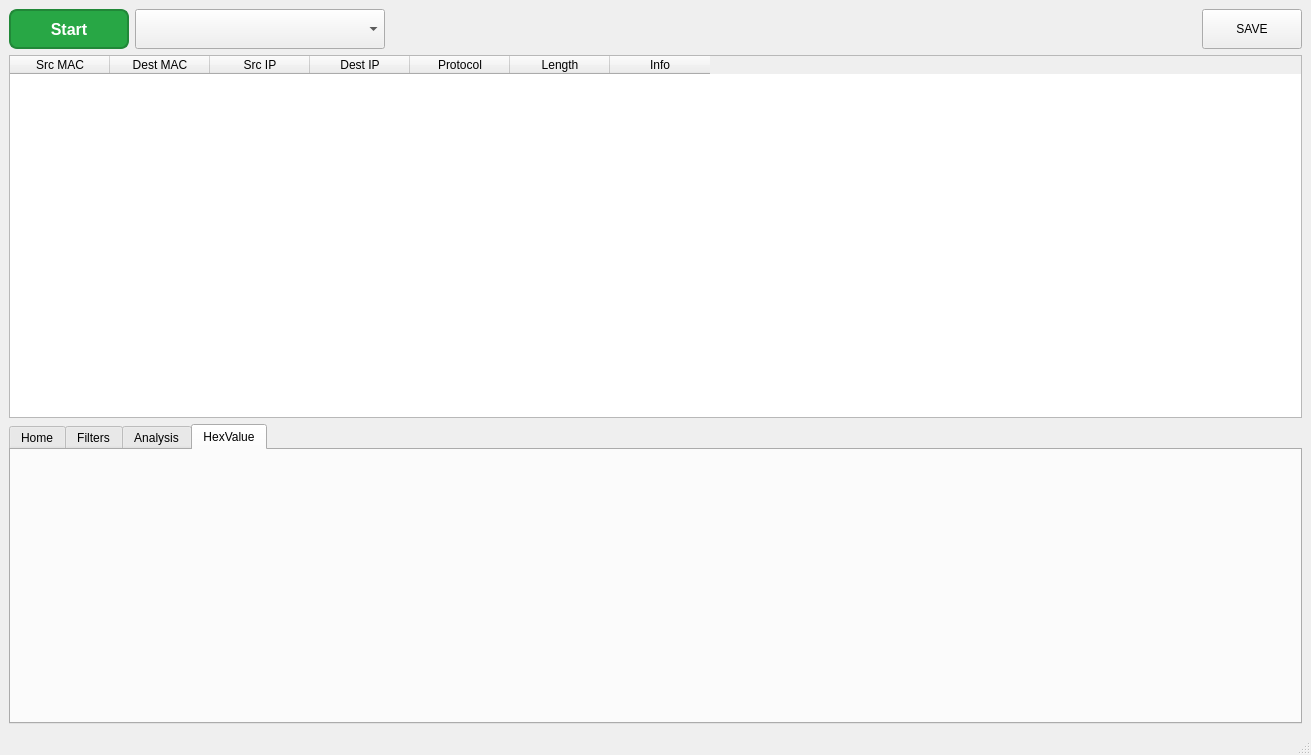
<?xml version="1.0" encoding="UTF-8"?>
<ui version="4.0">
 <class>MainWindow</class>
 <widget class="QMainWindow" name="MainWindow">
  <property name="geometry">
   <rect>
    <x>0</x>
    <y>0</y>
    <width>1311</width>
    <height>755</height>
   </rect>
  </property>
  <property name="windowTitle">
   <string>MainWindow</string>
  </property>
  <widget class="QWidget" name="centralwidget">
   <layout class="QVBoxLayout" name="verticalLayout_main">
    <item>
     <layout class="QHBoxLayout" name="topControlsLayout">
      <item>
       <widget class="QPushButton" name="startButton">
        <property name="minimumSize">
         <size>
          <width>120</width>
          <height>40</height>
         </size>
        </property>
        <property name="styleSheet">
         <string notr="true">QPushButton {
    background-color: #28a745;
    color: white;
    font-size: 16px;
    font-weight: bold;
    padding: 10px;
    border-radius: 8px;
    border: 2px solid #218838;
}
QPushButton:hover {
    background-color: #218838;
}
QPushButton:pressed {
    background-color: #1e7e34;
}
</string>
        </property>
        <property name="text">
         <string>Start</string>
        </property>
       </widget>
      </item>
      <item>
       <widget class="QComboBox" name="deviceComboBox">
        <property name="minimumSize">
         <size>
          <width>250</width>
          <height>40</height>
         </size>
        </property>
       </widget>
      </item>
      <item>
       <spacer name="horizontalSpacer">
        <property name="orientation">
         <enum>Qt::Orientation::Horizontal</enum>
        </property>
        <property name="sizeHint" stdset="0">
         <size>
          <width>40</width>
          <height>20</height>
         </size>
        </property>
       </spacer>
      </item>
      <item>
       <widget class="QPushButton" name="saveButton">
        <property name="minimumSize">
         <size>
          <width>100</width>
          <height>40</height>
         </size>
        </property>
        <property name="text">
         <string>SAVE</string>
        </property>
       </widget>
      </item>
     </layout>
    </item>
    <item>
     <widget class="QTableWidget" name="packetTable">
      <property name="sizePolicy">
       <sizepolicy hsizetype="Expanding" vsizetype="Expanding">
        <horstretch>0</horstretch>
        <verstretch>2</verstretch>
       </sizepolicy>
      </property>
      <property name="editTriggers">
       <set>QAbstractItemView::EditTrigger::NoEditTriggers</set>
      </property>
      <column>
       <property name="text">
        <string>Src MAC</string>
       </property>
      </column>
      <column>
       <property name="text">
        <string>Dest MAC</string>
       </property>
      </column>
      <column>
       <property name="text">
        <string>Src IP</string>
       </property>
      </column>
      <column>
       <property name="text">
        <string>Dest IP</string>
       </property>
      </column>
      <column>
       <property name="text">
        <string>Protocol</string>
       </property>
      </column>
      <column>
       <property name="text">
        <string>Length</string>
       </property>
      </column>
      <column>
       <property name="text">
        <string>Info</string>
       </property>
      </column>
     </widget>
    </item>
    <item>
     <widget class="QTabWidget" name="tabWidget">
      <property name="sizePolicy">
       <sizepolicy hsizetype="Expanding" vsizetype="Expanding">
        <horstretch>0</horstretch>
        <verstretch>1</verstretch>
       </sizepolicy>
      </property>
      <property name="minimumSize">
       <size>
        <width>0</width>
        <height>300</height>
       </size>
      </property>
      <property name="maximumSize">
       <size>
        <width>16777215</width>
        <height>16777215</height>
       </size>
      </property>
      <property name="currentIndex">
       <number>3</number>
      </property>
      <widget class="QWidget" name="tab1">
       <attribute name="title">
        <string>Home</string>
       </attribute>
       <layout class="QHBoxLayout" name="horizontalLayout_tab1">
        <item>
         <widget class="QGroupBox" name="groupBox_19">
          <property name="enabled">
           <bool>true</bool>
          </property>
          <property name="sizePolicy">
           <sizepolicy hsizetype="Preferred" vsizetype="Preferred">
            <horstretch>1</horstretch>
            <verstretch>0</verstretch>
           </sizepolicy>
          </property>
          <property name="title">
           <string>Disk </string>
          </property>
          <layout class="QHBoxLayout" name="horizontalLayout_2">
           <item>
            <layout class="QVBoxLayout" name="verticalLayout_4">
             <item>
              <widget class="QLabel" name="label_15">
               <property name="text">
                <string>Disk Capacity</string>
               </property>
              </widget>
             </item>
             <item>
              <widget class="QLabel" name="label_29">
               <property name="text">
                <string>Disk Space</string>
               </property>
              </widget>
             </item>
             <item>
              <widget class="QLabel" name="label_45">
               <property name="text">
                <string>Disk Usage</string>
               </property>
              </widget>
             </item>
             <item>
              <widget class="QLabel" name="label_18">
               <property name="text">
                <string>Saving Path</string>
               </property>
              </widget>
             </item>
            </layout>
           </item>
           <item>
            <layout class="QVBoxLayout" name="verticalLayout_2">
             <item>
              <widget class="QLineEdit" name="diskCapacityLineEdit">
               <property name="enabled">
                <bool>false</bool>
               </property>
              </widget>
             </item>
             <item>
              <widget class="QLineEdit" name="diskSpaceLineEdit">
               <property name="enabled">
                <bool>false</bool>
               </property>
              </widget>
             </item>
             <item>
              <widget class="QLineEdit" name="diskUsageLineEdit">
               <property name="enabled">
                <bool>false</bool>
               </property>
              </widget>
             </item>
             <item>
              <layout class="QHBoxLayout" name="horizontalLayout_30">
               <item>
                <widget class="QLineEdit" name="savingPathLineEdit">
                 <property name="enabled">
                  <bool>false</bool>
                 </property>
                 <property name="readOnly">
                  <bool>true</bool>
                 </property>
                </widget>
               </item>
               <item>
                <widget class="QPushButton" name="browseButton">
                 <property name="cursor">
                  <cursorShape>PointingHandCursor</cursorShape>
                 </property>
                 <property name="text">
                  <string>Browse</string>
                 </property>
                </widget>
               </item>
              </layout>
             </item>
            </layout>
           </item>
          </layout>
         </widget>
        </item>
        <item>
         <widget class="QGroupBox" name="groupBox_20">
          <property name="sizePolicy">
           <sizepolicy hsizetype="Preferred" vsizetype="Preferred">
            <horstretch>1</horstretch>
            <verstretch>0</verstretch>
           </sizepolicy>
          </property>
          <property name="title">
           <string>End capture session</string>
          </property>
          <layout class="QVBoxLayout" name="verticalLayout_37">
           <item>
            <layout class="QHBoxLayout" name="horizontalLayout_32">
             <item>
              <widget class="QLabel" name="label_31">
               <property name="text">
                <string>After :</string>
               </property>
              </widget>
             </item>
             <item>
              <widget class="QSpinBox" name="packetLimitSpinBox">
               <property name="styleSheet">
                <string notr="true"/>
               </property>
               <property name="locale">
                <locale language="English" country="UnitedStates"/>
               </property>
               <property name="maximum">
                <number>1000000</number>
               </property>
               <property name="value">
                <number>1000</number>
               </property>
              </widget>
             </item>
             <item>
              <widget class="QLabel" name="label_32">
               <property name="text">
                <string>Packets</string>
               </property>
              </widget>
             </item>
            </layout>
           </item>
           <item>
            <layout class="QHBoxLayout" name="horizontalLayout_41">
             <item>
              <widget class="QLabel" name="label_30">
               <property name="text">
                <string>After :</string>
               </property>
              </widget>
             </item>
             <item>
              <widget class="QSpinBox" name="byteLimitSpinBox">
               <property name="locale">
                <locale language="English" country="UnitedStates"/>
               </property>
               <property name="maximum">
                <number>1024</number>
               </property>
               <property name="value">
                <number>1024</number>
               </property>
              </widget>
             </item>
             <item>
              <widget class="QLabel" name="label_33">
               <property name="text">
                <string>MegaByte</string>
               </property>
              </widget>
             </item>
            </layout>
           </item>
          </layout>
         </widget>
        </item>
        <item>
         <widget class="QGroupBox" name="groupBox_29">
          <property name="sizePolicy">
           <sizepolicy hsizetype="Preferred" vsizetype="Preferred">
            <horstretch>1</horstretch>
            <verstretch>0</verstretch>
           </sizepolicy>
          </property>
          <property name="title">
           <string>Network basic informations</string>
          </property>
          <layout class="QHBoxLayout" name="horizontalLayout_39">
           <item>
            <layout class="QHBoxLayout" name="horizontalLayout_3">
             <item>
              <layout class="QVBoxLayout" name="verticalLayout_38">
               <item>
                <widget class="QLabel" name="label_24">
                 <property name="text">
                  <string>Adapter name:</string>
                 </property>
                </widget>
               </item>
               <item>
                <widget class="QLabel" name="label_22">
                 <property name="text">
                  <string>IP:</string>
                 </property>
                </widget>
               </item>
               <item>
                <widget class="QLabel" name="label_23">
                 <property name="text">
                  <string>MAC Address: </string>
                 </property>
                </widget>
               </item>
              </layout>
             </item>
             <item>
              <layout class="QVBoxLayout" name="verticalLayout_39">
               <item>
                <widget class="QLineEdit" name="l1">
                 <property name="enabled">
                  <bool>false</bool>
                 </property>
                 <property name="readOnly">
                  <bool>true</bool>
                 </property>
                </widget>
               </item>
               <item>
                <widget class="QLineEdit" name="l2">
                 <property name="enabled">
                  <bool>false</bool>
                 </property>
                 <property name="readOnly">
                  <bool>true</bool>
                 </property>
                </widget>
               </item>
               <item>
                <widget class="QLineEdit" name="macaddress">
                 <property name="enabled">
                  <bool>false</bool>
                 </property>
                 <property name="readOnly">
                  <bool>true</bool>
                 </property>
                </widget>
               </item>
              </layout>
             </item>
            </layout>
           </item>
          </layout>
         </widget>
        </item>
       </layout>
      </widget>
      <widget class="QWidget" name="tab2">
       <attribute name="title">
        <string>Filters</string>
       </attribute>
       <layout class="QHBoxLayout" name="horizontalLayout_tab2">
        <item>
         <widget class="QGroupBox" name="groupBox_7">
          <property name="sizePolicy">
           <sizepolicy hsizetype="Preferred" vsizetype="Preferred">
            <horstretch>1</horstretch>
            <verstretch>0</verstretch>
           </sizepolicy>
          </property>
          <property name="title">
           <string>Fixed IP Address</string>
          </property>
          <layout class="QGridLayout" name="gridLayout_7">
           <item row="3" column="0">
            <layout class="QVBoxLayout" name="verticalLayout_8">
             <item>
              <layout class="QVBoxLayout" name="verticalLayout_9">
               <item>
                <widget class="QListWidget" name="ipListWidget"/>
               </item>
               <item>
                <layout class="QHBoxLayout" name="horizontalLayout_5">
                 <item>
                  <widget class="QLineEdit" name="ipOctet1">
                   <property name="maxLength">
                    <number>3</number>
                   </property>
                  </widget>
                 </item>
                 <item>
                  <widget class="QLineEdit" name="ipOctet2">
                   <property name="maxLength">
                    <number>3</number>
                   </property>
                  </widget>
                 </item>
                 <item>
                  <widget class="QLineEdit" name="ipOctet3">
                   <property name="maxLength">
                    <number>3</number>
                   </property>
                  </widget>
                 </item>
                 <item>
                  <widget class="QLineEdit" name="ipOctet4">
                   <property name="maxLength">
                    <number>3</number>
                   </property>
                  </widget>
                 </item>
                </layout>
               </item>
              </layout>
             </item>
             <item>
              <layout class="QHBoxLayout" name="horizontalLayout_7">
               <item>
                <widget class="QPushButton" name="addIpButton">
                 <property name="text">
                  <string>Add</string>
                 </property>
                </widget>
               </item>
               <item>
                <widget class="QPushButton" name="removeIpButton">
                 <property name="text">
                  <string>Delete</string>
                 </property>
                </widget>
               </item>
              </layout>
             </item>
            </layout>
           </item>
           <item row="2" column="0">
            <widget class="QCheckBox" name="eitherCheckBox">
             <property name="text">
              <string>source or destination</string>
             </property>
            </widget>
           </item>
           <item row="1" column="0">
            <widget class="QCheckBox" name="destinationCheckBox">
             <property name="text">
              <string>destination</string>
             </property>
            </widget>
           </item>
           <item row="0" column="0">
            <widget class="QCheckBox" name="sourceCheckBox">
             <property name="text">
              <string>source</string>
             </property>
            </widget>
           </item>
          </layout>
         </widget>
        </item>
        <item>
         <widget class="QGroupBox" name="groupBox_14">
          <property name="sizePolicy">
           <sizepolicy hsizetype="Preferred" vsizetype="Preferred">
            <horstretch>1</horstretch>
            <verstretch>0</verstretch>
           </sizepolicy>
          </property>
          <property name="title">
           <string>Protocol Filter</string>
          </property>
          <layout class="QVBoxLayout" name="verticalLayout_7">
           <item>
            <widget class="QLabel" name="label_9">
             <property name="text">
              <string>Select</string>
             </property>
            </widget>
           </item>
           <item>
            <layout class="QHBoxLayout" name="horizontalLayout_42">
             <item>
              <layout class="QVBoxLayout" name="verticalLayout_5">
               <item>
                <layout class="QHBoxLayout" name="horizontalLayout_18">
                 <item>
                  <layout class="QHBoxLayout" name="horizontalLayout_4">
                   <item>
                    <widget class="QCheckBox" name="tcpCheckBox">
                     <property name="text">
                      <string>TCP</string>
                     </property>
                    </widget>
                   </item>
                   <item>
                    <spacer name="horizontalSpacer_3">
                     <property name="orientation">
                      <enum>Qt::Orientation::Horizontal</enum>
                     </property>
                     <property name="sizeHint" stdset="0">
                      <size>
                       <width>40</width>
                       <height>20</height>
                      </size>
                     </property>
                    </spacer>
                   </item>
                  </layout>
                 </item>
                </layout>
               </item>
               <item>
                <spacer name="horizontalSpacer_6">
                 <property name="orientation">
                  <enum>Qt::Orientation::Horizontal</enum>
                 </property>
                 <property name="sizeHint" stdset="0">
                  <size>
                   <width>40</width>
                   <height>20</height>
                  </size>
                 </property>
                </spacer>
               </item>
               <item>
                <layout class="QHBoxLayout" name="horizontalLayout_22">
                 <item>
                  <widget class="QCheckBox" name="dnsCheckBox">
                   <property name="text">
                    <string>DNS</string>
                   </property>
                  </widget>
                 </item>
                 <item>
                  <spacer name="horizontalSpacer_7">
                   <property name="orientation">
                    <enum>Qt::Orientation::Horizontal</enum>
                   </property>
                   <property name="sizeHint" stdset="0">
                    <size>
                     <width>40</width>
                     <height>20</height>
                    </size>
                   </property>
                  </spacer>
                 </item>
                </layout>
               </item>
               <item>
                <spacer name="horizontalSpacer_4">
                 <property name="orientation">
                  <enum>Qt::Orientation::Horizontal</enum>
                 </property>
                 <property name="sizeHint" stdset="0">
                  <size>
                   <width>40</width>
                   <height>20</height>
                  </size>
                 </property>
                </spacer>
               </item>
               <item>
                <layout class="QHBoxLayout" name="horizontalLayout_19">
                 <item>
                  <widget class="QCheckBox" name="udpCheckBox">
                   <property name="text">
                    <string>UDP</string>
                   </property>
                  </widget>
                 </item>
                 <item>
                  <spacer name="horizontalSpacer_5">
                   <property name="orientation">
                    <enum>Qt::Orientation::Horizontal</enum>
                   </property>
                   <property name="sizeHint" stdset="0">
                    <size>
                     <width>40</width>
                     <height>20</height>
                    </size>
                   </property>
                  </spacer>
                 </item>
                </layout>
               </item>
               <item>
                <layout class="QHBoxLayout" name="horizontalLayout_20"/>
               </item>
              </layout>
             </item>
             <item>
              <widget class="Line" name="line">
               <property name="orientation">
                <enum>Qt::Orientation::Vertical</enum>
               </property>
              </widget>
             </item>
             <item>
              <layout class="QVBoxLayout" name="verticalLayout_6">
               <item>
                <layout class="QHBoxLayout" name="horizontalLayout_28">
                 <item>
                  <widget class="QCheckBox" name="tlsCheckBox">
                   <property name="text">
                    <string>TLS</string>
                   </property>
                  </widget>
                 </item>
                 <item>
                  <spacer name="horizontalSpacer_8">
                   <property name="orientation">
                    <enum>Qt::Orientation::Horizontal</enum>
                   </property>
                   <property name="sizeHint" stdset="0">
                    <size>
                     <width>40</width>
                     <height>20</height>
                    </size>
                   </property>
                  </spacer>
                 </item>
                </layout>
               </item>
               <item>
                <spacer name="horizontalSpacer_11">
                 <property name="orientation">
                  <enum>Qt::Orientation::Horizontal</enum>
                 </property>
                 <property name="sizeHint" stdset="0">
                  <size>
                   <width>40</width>
                   <height>20</height>
                  </size>
                 </property>
                </spacer>
               </item>
               <item>
                <layout class="QHBoxLayout" name="horizontalLayout_35">
                 <item>
                  <widget class="QCheckBox" name="quicCheckBox">
                   <property name="text">
                    <string>QUIC</string>
                   </property>
                  </widget>
                 </item>
                 <item>
                  <spacer name="horizontalSpacer_10">
                   <property name="orientation">
                    <enum>Qt::Orientation::Horizontal</enum>
                   </property>
                   <property name="sizeHint" stdset="0">
                    <size>
                     <width>40</width>
                     <height>20</height>
                    </size>
                   </property>
                  </spacer>
                 </item>
                </layout>
               </item>
               <item>
                <layout class="QHBoxLayout" name="horizontalLayout_34"/>
               </item>
               <item>
                <layout class="QHBoxLayout" name="horizontalLayout_36">
                 <item>
                  <spacer name="horizontalSpacer_12">
                   <property name="orientation">
                    <enum>Qt::Orientation::Horizontal</enum>
                   </property>
                   <property name="sizeHint" stdset="0">
                    <size>
                     <width>40</width>
                     <height>20</height>
                    </size>
                   </property>
                  </spacer>
                 </item>
                </layout>
               </item>
               <item>
                <layout class="QHBoxLayout" name="horizontalLayout_29">
                 <item>
                  <widget class="QCheckBox" name="allCheckBox">
                   <property name="text">
                    <string>ALL</string>
                   </property>
                   <property name="checked">
                    <bool>true</bool>
                   </property>
                  </widget>
                 </item>
                 <item>
                  <spacer name="horizontalSpacer_9">
                   <property name="orientation">
                    <enum>Qt::Orientation::Horizontal</enum>
                   </property>
                   <property name="sizeHint" stdset="0">
                    <size>
                     <width>40</width>
                     <height>20</height>
                    </size>
                   </property>
                  </spacer>
                 </item>
                </layout>
               </item>
              </layout>
             </item>
            </layout>
           </item>
           <item>
            <spacer name="horizontalSpacer_13">
             <property name="orientation">
              <enum>Qt::Orientation::Horizontal</enum>
             </property>
             <property name="sizeHint" stdset="0">
              <size>
               <width>40</width>
               <height>20</height>
              </size>
             </property>
            </spacer>
           </item>
           <item>
            <spacer name="horizontalSpacer_14">
             <property name="orientation">
              <enum>Qt::Orientation::Horizontal</enum>
             </property>
             <property name="sizeHint" stdset="0">
              <size>
               <width>40</width>
               <height>20</height>
              </size>
             </property>
            </spacer>
           </item>
          </layout>
         </widget>
        </item>
       </layout>
      </widget>
      <widget class="QWidget" name="tab3">
       <attribute name="title">
        <string>Analysis</string>
       </attribute>
       <layout class="QHBoxLayout" name="horizontalLayout_tab3">
        <item>
         <widget class="QChartView" name="trafficChartView" native="true"/>
        </item>
        <item>
         <layout class="QVBoxLayout" name="verticalLayout"/>
        </item>
       </layout>
      </widget>
      <widget class="QWidget" name="tab4">
       <property name="enabled">
        <bool>true</bool>
       </property>
       <property name="minimumSize">
        <size>
         <width>1285</width>
         <height>0</height>
        </size>
       </property>
       <property name="maximumSize">
        <size>
         <width>1285</width>
         <height>16777215</height>
        </size>
       </property>
       <property name="acceptDrops">
        <bool>false</bool>
       </property>
       <property name="layoutDirection">
        <enum>Qt::LayoutDirection::LeftToRight</enum>
       </property>
       <attribute name="title">
        <string>HexValue</string>
       </attribute>
       <layout class="QHBoxLayout" name="horizontalLayout_tab4">
        <item>
         <layout class="QHBoxLayout" name="hexDumpLayout"/>
        </item>
       </layout>
      </widget>
     </widget>
    </item>
   </layout>
  </widget>
  <widget class="QMenuBar" name="menubar">
   <property name="geometry">
    <rect>
     <x>0</x>
     <y>0</y>
     <width>1311</width>
     <height>25</height>
    </rect>
   </property>
  </widget>
  <widget class="QStatusBar" name="statusbar"/>
 </widget>
 <customwidgets>
  <customwidget>
   <class>QChartView</class>
   <extends>QWidget</extends>
   <header location="global">qchartview.h</header>
   <container>1</container>
  </customwidget>
 </customwidgets>
 <resources/>
 <connections/>
</ui>
